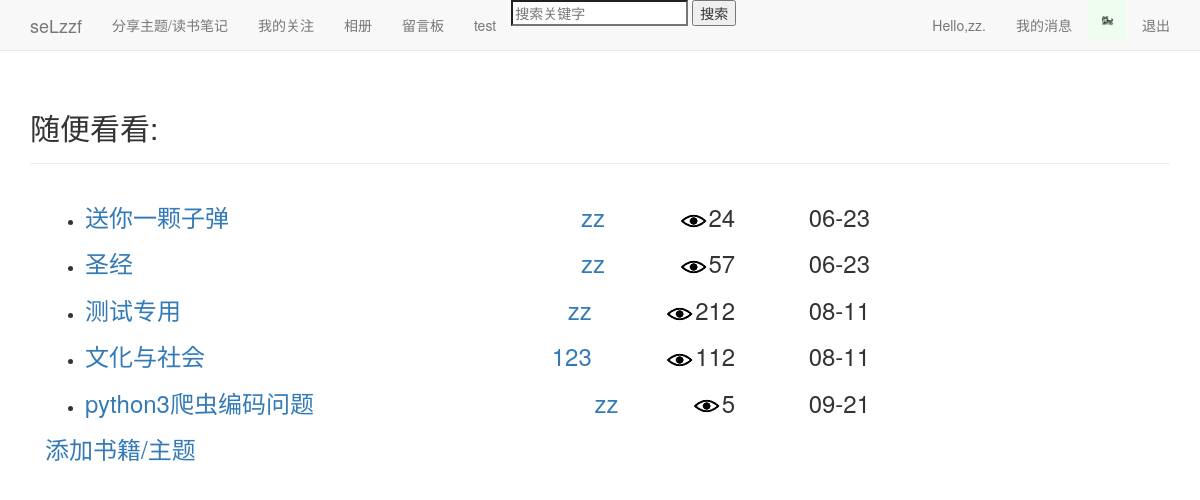
Page /index/ (signed in) on the earlier database version.
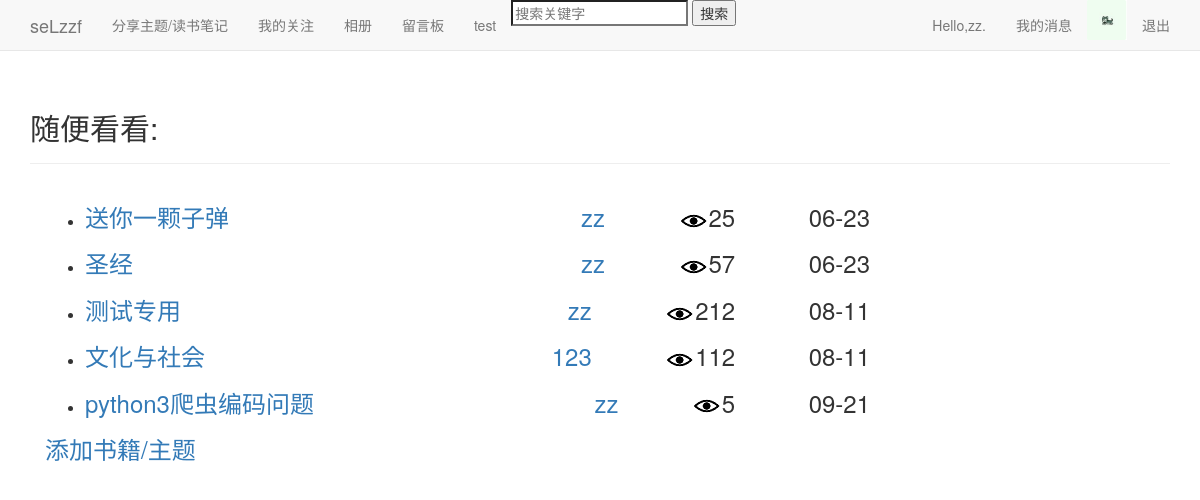
Same page on the later database version.
### blogs/models.py (models this page shows, shortened)
class Theme(models.Model):
	owner=models.ForeignKey(User)
	title=models.CharField('标题',max_length=15)
	date_added=models.DateTimeField(auto_now_add=True)
	设为私密=models.BooleanField(default=False)
	views=models.PositiveIntegerField(default=0)

### blogs/views.py (the view)
# urls.py: url(r'^index/$',views.index,name='index'),
@login_required
def index(request):
	themes=Theme.objects.filter(设为私密=False)
	page_user=request.user
	request_userinfo=Userinfo.objects.get(user=page_user)
	context={'themes':themes,'page_user':page_user,'request_userinfo':request_userinfo}
	return render(request,'blogs/index.html',context)

### blogs/templates/blogs/index.html (shortened to what this page needs)
{% extends "blogs/base.html" %}
{% load static %}
{% block header %}
  <h2>随便看看:</h2>
{% endblock header %}
{% block content %}
<div class="col-md-9">
<ul>
  {% for theme in themes %}
	<li><h3>
	  <a href="{% url 'blogs:theme' theme.owner.id theme.id %}">{{theme.title}}</a>
	  <div style="float:right;">
		{{theme.date_added|date:'m-d'}}
	  </div>
	  <div style="float:right;">
		<img src="{% static 'images/views.jpg' %}"/>{{theme.views}}
	  </div>
	  <a style="float:right;" href="{% url 'users:userinfo' theme.owner.id %}">{{theme.owner}}</a>
	</h3></li>
  {% empty %}
	<li>暂时还没有人发表主题。</li>
  {% endfor %}
</ul>
  {% if page_user == user %}
  <h3>
    <a href="{% url 'blogs:new_theme' %}">添加书籍/主题</a>
  </h3>
  {% endif %}
</div>
{% endblock content %}

Differences in the rows shown:
changed Theme "送你一颗子弹": views "24" → "25"
